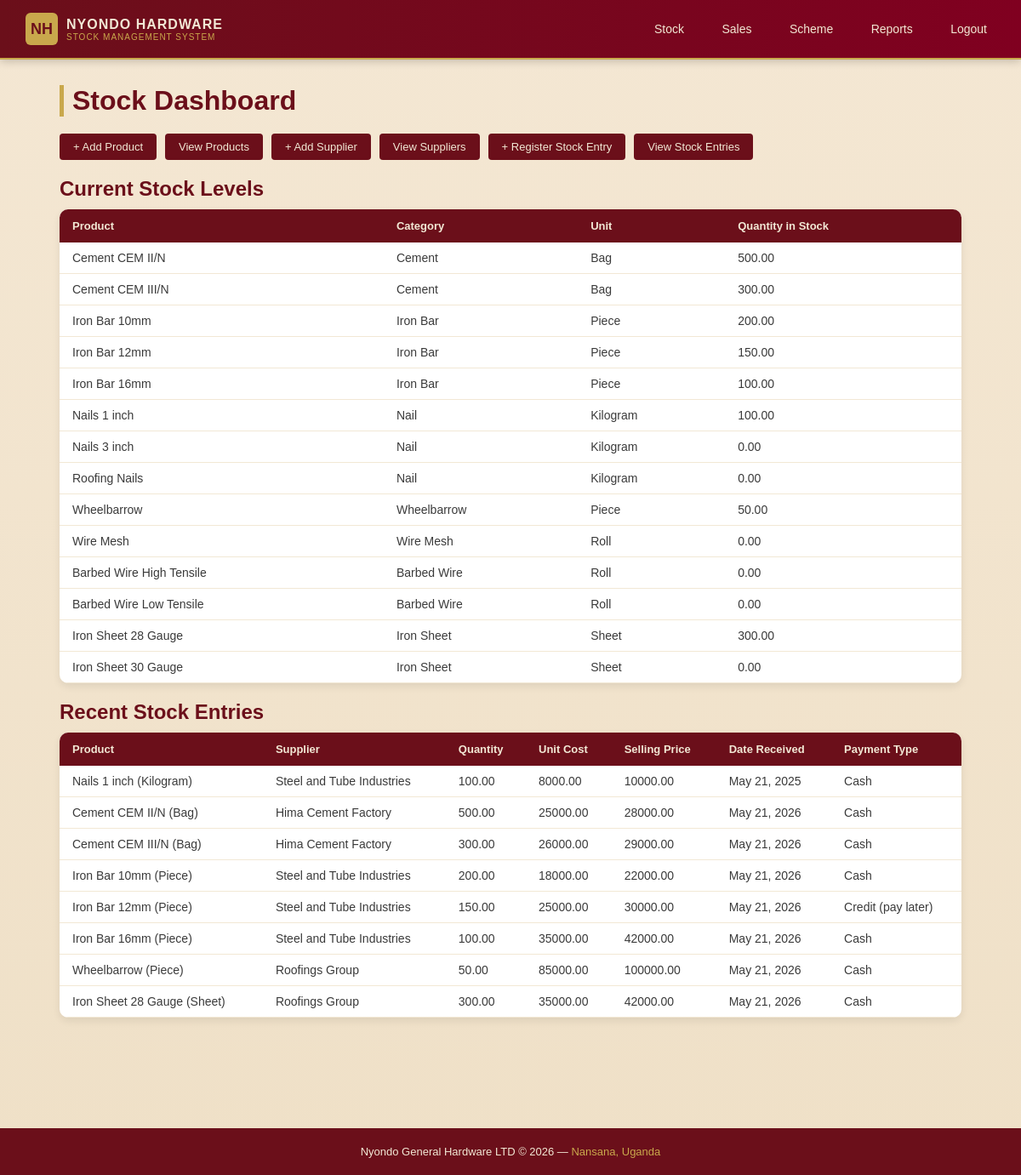
The page /stock/ (signed in) on the database its author committed.
### stock/models.py (models this page shows, shortened)
class Product(models.Model):
    CATEGORY_CHOICES = [
        ('cement',      'Cement'),
        ('iron_bar',    'Iron Bar'),
        ('nail',        'Nail'),
        ('wheelbarrow', 'Wheelbarrow'),
        ('wire_mesh',   'Wire Mesh'),
        ('barbed_wire', 'Barbed Wire'),
        ('iron_sheet',  'Iron Sheet'),
    ]
    UNIT_CHOICES = [
        ('bag',   'Bag'),
        ('piece', 'Piece'),
        ('kg',    'Kilogram'),
        ('roll',  'Roll'),
        ('sheet', 'Sheet'),
    ]
    name              = models.CharField(max_length=200)
    category          = models.CharField(max_length=50, choices=CATEGORY_CHOICES)
    unit              = models.CharField(max_length=20, choices=UNIT_CHOICES)
    description       = models.CharField(max_length=255, blank=True)
    quantity_in_stock = models.DecimalField(max_digits=10, decimal_places=2, default=0)
    def __str__(self):
        return f"{self.name} ({self.get_unit_display()})"

class StockEntry(models.Model):
    PAYMENT_CHOICES = [
        ('cash',   'Cash'),
        ('credit', 'Credit (pay later)'),
        ('momo', 'Mobile Money'),
    ]
    product            = models.ForeignKey(Product, on_delete=models.PROTECT, related_name='stock_entries')
    supplier           = models.ForeignKey(Supplier, on_delete=models.PROTECT, related_name='stock_entries')
    quantity           = models.DecimalField(max_digits=10, decimal_places=2)
    unit_cost          = models.DecimalField(max_digits=10, decimal_places=2)
    unit_selling_price = models.DecimalField(max_digits=10, decimal_places=2)
    payment_type       = models.CharField(max_length=10, choices=PAYMENT_CHOICES, default='cash')
    amount_paid        = models.DecimalField(max_digits=12, decimal_places=2, default=0)
    date_received      = models.DateField()
    notes              = models.TextField(blank=True)
    registered_by      = models.ForeignKey('auth.User', on_delete=models.SET_NULL, null=True)
    created_at         = models.DateTimeField(auto_now_add=True)
    storage_location = models.CharField(max_length=200, blank=True)

class Supplier(models.Model):
    name = models.CharField(max_length=200)
    phone = models.CharField(max_length=20)
    address = models.TextField(blank=True)
    credit_balance = models.DecimalField(max_digits=12, decimal_places=2, default=0)
    product_delivered = models.CharField(max_length=200, blank=True)
    due_date         = models.DateField(null=True, blank=True)
    created_at = models.DateTimeField(auto_now_add=True)
    def __str__(self):
        return self.name

### accounts/decorators.py (the view, shortened to what this page needs)
        def wrapper(request, *args, **kwargs):
            if not request.user.is_authenticated:
                return redirect('/login/')
            if request.user.is_superuser:
                return view_func(request, *args, **kwargs)

### stock/views.py (called while the page is built)
@role_required('manager', 'attendant')
def stock_dashboard(request):
    products = Product.objects.all()
    entries = StockEntry.objects.all().order_by('date_received')
    return render(request, 'stock/dashboard.html', {
        'products': products,
        'entries': entries,
    })

### stock/templates/stock/dashboard.html (shortened to what this page needs)
{% extends 'base.html' %}
{% block content %}
    <h1>Stock Dashboard</h1>
    <div class="action-bar">
        <a href="{% url 'product_add' %}">+ Add Product</a>
        <a href="{% url 'product_list' %}">View Products</a>
        <a href="{% url 'supplier_add' %}">+ Add Supplier</a>
        <a href="{% url 'supplier_list' %}">View Suppliers</a>
        <a href="{% url 'stock_entry_add' %}">+ Register Stock Entry</a>
        <a href="{% url 'stock_entry_list' %}">View Stock Entries</a>
    </div>
    <h2>Current Stock Levels</h2>
    <table>
        <thead>
            <tr>
                <th>Product</th>
                <th>Category</th>
                <th>Unit</th>
                <th>Quantity in Stock</th>
            </tr>
        </thead>
        <tbody>
            {% for product in products %}
            <tr>
                <td>{{ product.name }}</td>
                <td>{{ product.get_category_display }}</td>
                <td>{{ product.get_unit_display }}</td>
                <td>{{ product.quantity_in_stock }}</td>
            </tr>
            {% empty %}
            <tr>
                <td colspan="4">No products found.</td>
            </tr>
            {% endfor %}
        </tbody>
    </table>
    <h2>Recent Stock Entries</h2>
    <table>
        <thead>
            <tr>
                <th>Product</th>
                <th>Supplier</th>
                <th>Quantity</th>
                <th>Unit Cost</th>
                <th>Selling Price</th>
                <th>Date Received</th>
                <th>Payment Type</th>
            </tr>
        </thead>
        <tbody>
            {% for entry in entries %}
            <tr>
                <td>{{ entry.product }}</td>
                <td>{{ entry.supplier }}</td>
                <td>{{ entry.quantity }}</td>
                <td>{{ entry.unit_cost }}</td>
                <td>{{ entry.unit_selling_price }}</td>
                <td>{{ entry.date_received }}</td>
                <td>{{ entry.get_payment_type_display }}</td>
            </tr>
            {% empty %}
            <tr>
                <td colspan="7">No stock entries yet.</td>
            </tr>
            {% endfor %}
        </tbody>
    </table>
{% endblock %}

### templates/base.html (style rules this page uses)
* { margin: 0; padding: 0; box-sizing: border-box; }
body { font-family: Arial, sans-serif; background: linear-gradient(to bottom, #f4e7d3, #efe0c7); color: #6b0f1a; min-height: 100vh; display: flex; flex-direction: column; }
h1 { color: #6b0f1a; margin-bottom: 20px; border-left: 5px solid #c9a84c; padding-left: 10px; }
h2, h3 { color: #6b0f1a; margin: 20px 0 10px 0; }
table { width: 100%; border-collapse: collapse; background-color: #fff; margin-top: 10px; border-radius: 10px; overflow: hidden; box-shadow: 0 4px 10px rgba(0,0,0,0.08); }
table th { background-color: #6b0f1a; color: #f2e8d5; padding: 12px 15px; text-align: left; font-size: 13px; }
table td { padding: 10px 15px; border-bottom: 1px solid #f2e8d5; font-size: 14px; color: #3a3a3a; }
a { color: #6b0f1a; text-decoration: none; }
.action-bar { display: flex; gap: 10px; margin-bottom: 20px; flex-wrap: wrap; }
.action-bar a { background-color: #6b0f1a; color: #f2e8d5; padding: 8px 16px; border-radius: 4px; font-size: 13px; transition: 0.3s ease; display: inline-block; }

### rows shown on the page
Product: name "Cement CEM II/N", category "Cement", unit "Bag", quantity_in_stock "500.00"
Product: name "Cement CEM III/N", category "Cement", unit "Bag", quantity_in_stock "300.00"
Product: name "Iron Bar 10mm", category "Iron Bar", unit "Piece", quantity_in_stock "200.00"
Product: name "Iron Bar 12mm", category "Iron Bar", unit "Piece", quantity_in_stock "150.00"
Product: name "Iron Bar 16mm", category "Iron Bar", unit "Piece", quantity_in_stock "100.00"
Product: name "Nails 1 inch", category "Nail", unit "Kilogram", quantity_in_stock "100.00"
Product: name "Nails 3 inch", category "Nail", unit "Kilogram", quantity_in_stock "0.00"
Product: name "Roofing Nails", category "Nail", unit "Kilogram", quantity_in_stock "0.00"
Product: name "Wheelbarrow", category "Wheelbarrow", unit "Piece", quantity_in_stock "50.00"
Product: name "Wire Mesh", category "Wire Mesh", unit "Roll", quantity_in_stock "0.00"
Product: name "Barbed Wire High Tensile", category "Barbed Wire", unit "Roll", quantity_in_stock "0.00"
Product: name "Barbed Wire Low Tensile", category "Barbed Wire", unit "Roll", quantity_in_stock "0.00"
Product: name "Iron Sheet 28 Gauge", category "Iron Sheet", unit "Sheet", quantity_in_stock "300.00"
Product: name "Iron Sheet 30 Gauge", category "Iron Sheet", unit "Sheet", quantity_in_stock "0.00"
StockEntry: product "Nails 1 inch (Kilogram)", supplier "Steel and Tube Industries", quantity "100.00", unit_cost "8000.00", unit_selling_price "10000.00", date_received "May 21, 2025", payment_type "Cash"
StockEntry: product "Cement CEM II/N (Bag)", supplier "Hima Cement Factory", quantity "500.00", unit_cost "25000.00", unit_selling_price "28000.00", date_received "May 21, 2026", payment_type "Cash"
StockEntry: product "Cement CEM III/N (Bag)", supplier "Hima Cement Factory", quantity "300.00", unit_cost "26000.00", unit_selling_price "29000.00", date_received "May 21, 2026", payment_type "Cash"
StockEntry: product "Iron Bar 10mm (Piece)", supplier "Steel and Tube Industries", quantity "200.00", unit_cost "18000.00", unit_selling_price "22000.00", date_received "May 21, 2026", payment_type "Cash"
StockEntry: product "Iron Bar 12mm (Piece)", supplier "Steel and Tube Industries", quantity "150.00", unit_cost "25000.00", unit_selling_price "30000.00", date_received "May 21, 2026", payment_type "Credit (pay later)"
StockEntry: product "Iron Bar 16mm (Piece)", supplier "Steel and Tube Industries", quantity "100.00", unit_cost "35000.00", unit_selling_price "42000.00", date_received "May 21, 2026", payment_type "Cash"
StockEntry: product "Wheelbarrow (Piece)", supplier "Roofings Group", quantity "50.00", unit_cost "85000.00", unit_selling_price "100000.00", date_received "May 21, 2026", payment_type "Cash"
StockEntry: product "Iron Sheet 28 Gauge (Sheet)", supplier "Roofings Group", quantity "300.00", unit_cost "35000.00", unit_selling_price "42000.00", date_received "May 21, 2026", payment_type "Cash"
